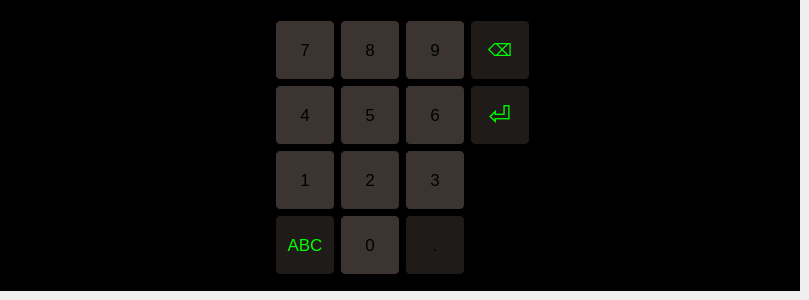
      <widget class="QWidget" name="page_10">
       <widget class="QFrame" name="frame_5">
        <property name="geometry">
         <rect>
          <x>0</x>
          <y>0</y>
          <width>800</width>
          <height>291</height>
         </rect>
        </property>
        <property name="font">
         <font>
          <weight>75</weight>
          <bold>true</bold>
         </font>
        </property>
        <property name="styleSheet">
         <string notr="true">QFrame { background-color:black; }</string>
        </property>
        <property name="frameShape">
         <enum>QFrame::StyledPanel</enum>
        </property>
        <property name="frameShadow">
         <enum>QFrame::Raised</enum>
        </property>
        <widget class="QPushButton" name="pushButton_114">
         <property name="geometry">
          <rect>
           <x>340</x>
           <y>20</y>
           <width>60</width>
           <height>60</height>
          </rect>
         </property>
         <property name="font">
          <font>
           <pointsize>13</pointsize>
          </font>
         </property>
         <property name="styleSheet">
          <string notr="true">QPushButton:pressed {
    background-color: qlineargradient(spread:pad, x1:0, y1:0, x2:0, y2:1,   stop:0 rgba(60, 186, 162, 255), stop:1 rgba(98, 211, 162, 255))
}
QPushButton {
     background-color:rgb(59,52,48); border: 1px solid black;
     border-radius: 5px;
}

QPushButton:disabled {
    background-color: rgb(170, 170, 127)
}</string>
         </property>
         <property name="text">
          <string>8</string>
         </property>
        </widget>
        <widget class="QPushButton" name="pushButton_115">
         <property name="geometry">
          <rect>
           <x>405</x>
           <y>20</y>
           <width>60</width>
           <height>60</height>
          </rect>
         </property>
         <property name="font">
          <font>
           <pointsize>13</pointsize>
          </font>
         </property>
         <property name="styleSheet">
          <string notr="true">QPushButton:pressed {
    background-color: qlineargradient(spread:pad, x1:0, y1:0, x2:0, y2:1,   stop:0 rgba(60, 186, 162, 255), stop:1 rgba(98, 211, 162, 255))
}
QPushButton {
     background-color:rgb(59,52,48); border: 1px solid black;
     border-radius: 5px;
}

QPushButton:disabled {
    background-color: rgb(170, 170, 127)
}</string>
         </property>
         <property name="text">
          <string>9</string>
         </property>
        </widget>
        <widget class="QPushButton" name="pushButton_116">
         <property name="geometry">
          <rect>
           <x>275</x>
           <y>20</y>
           <width>60</width>
           <height>60</height>
          </rect>
         </property>
         <property name="font">
          <font>
           <pointsize>13</pointsize>
          </font>
         </property>
         <property name="styleSheet">
          <string notr="true">QPushButton:pressed {
    background-color: qlineargradient(spread:pad, x1:0, y1:0, x2:0, y2:1,   stop:0 rgba(60, 186, 162, 255), stop:1 rgba(98, 211, 162, 255))
}
QPushButton {
     background-color:rgb(59,52,48); border: 1px solid black;
     border-radius: 5px;
}

QPushButton:disabled {
    background-color: rgb(170, 170, 127)
}</string>
         </property>
         <property name="text">
          <string>7</string>
         </property>
        </widget>
        <widget class="QPushButton" name="pushButton_123">
         <property name="geometry">
          <rect>
           <x>405</x>
           <y>85</y>
           <width>60</width>
           <height>60</height>
          </rect>
         </property>
         <property name="font">
          <font>
           <pointsize>13</pointsize>
          </font>
         </property>
         <property name="styleSheet">
          <string notr="true">QPushButton:pressed {
    background-color: qlineargradient(spread:pad, x1:0, y1:0, x2:0, y2:1,   stop:0 rgba(60, 186, 162, 255), stop:1 rgba(98, 211, 162, 255))
}
QPushButton {
     background-color:rgb(59,52,48); border: 1px solid black;
     border-radius: 5px;
}

QPushButton:disabled {
    background-color: rgb(170, 170, 127)
}</string>
         </property>
         <property name="text">
          <string>6</string>
         </property>
        </widget>
        <widget class="QPushButton" name="pushButton_125">
         <property name="geometry">
          <rect>
           <x>340</x>
           <y>85</y>
           <width>60</width>
           <height>60</height>
          </rect>
         </property>
         <property name="font">
          <font>
           <pointsize>13</pointsize>
          </font>
         </property>
         <property name="styleSheet">
          <string notr="true">QPushButton:pressed {
    background-color: qlineargradient(spread:pad, x1:0, y1:0, x2:0, y2:1,   stop:0 rgba(60, 186, 162, 255), stop:1 rgba(98, 211, 162, 255))
}
QPushButton {
     background-color:rgb(59,52,48); border: 1px solid black;
     border-radius: 5px;
}

QPushButton:disabled {
    background-color: rgb(170, 170, 127)
}</string>
         </property>
         <property name="text">
          <string>5</string>
         </property>
        </widget>
        <widget class="QPushButton" name="pushButton_128">
         <property name="geometry">
          <rect>
           <x>275</x>
           <y>85</y>
           <width>60</width>
           <height>60</height>
          </rect>
         </property>
         <property name="font">
          <font>
           <pointsize>13</pointsize>
          </font>
         </property>
         <property name="styleSheet">
          <string notr="true">QPushButton:pressed {
    background-color: qlineargradient(spread:pad, x1:0, y1:0, x2:0, y2:1,   stop:0 rgba(60, 186, 162, 255), stop:1 rgba(98, 211, 162, 255))
}
QPushButton {
     background-color:rgb(59,52,48); border: 1px solid black;
     border-radius: 5px;
}

QPushButton:disabled {
    background-color: rgb(170, 170, 127)
}</string>
         </property>
         <property name="text">
          <string>4</string>
         </property>
        </widget>
        <widget class="QPushButton" name="pushButton_134">
         <property name="geometry">
          <rect>
           <x>405</x>
           <y>150</y>
           <width>60</width>
           <height>60</height>
          </rect>
         </property>
         <property name="font">
          <font>
           <pointsize>13</pointsize>
          </font>
         </property>
         <property name="styleSheet">
          <string notr="true">QPushButton:pressed {
    background-color: qlineargradient(spread:pad, x1:0, y1:0, x2:0, y2:1,   stop:0 rgba(60, 186, 162, 255), stop:1 rgba(98, 211, 162, 255))
}
QPushButton {
     background-color:rgb(59,52,48); border: 1px solid black;
     border-radius: 5px;
}

QPushButton:disabled {
    background-color: rgb(170, 170, 127)
}</string>
         </property>
         <property name="text">
          <string>3</string>
         </property>
        </widget>
        <widget class="QPushButton" name="pushButton_138">
         <property name="geometry">
          <rect>
           <x>275</x>
           <y>150</y>
           <width>60</width>
           <height>60</height>
          </rect>
         </property>
         <property name="font">
          <font>
           <pointsize>13</pointsize>
          </font>
         </property>
         <property name="styleSheet">
          <string notr="true">QPushButton:pressed {
    background-color: qlineargradient(spread:pad, x1:0, y1:0, x2:0, y2:1,   stop:0 rgba(60, 186, 162, 255), stop:1 rgba(98, 211, 162, 255))
}
QPushButton {
     background-color:rgb(59,52,48); border: 1px solid black;
     border-radius: 5px;
}

QPushButton:disabled {
    background-color: rgb(170, 170, 127)
}</string>
         </property>
         <property name="text">
          <string>1</string>
         </property>
        </widget>
        <widget class="QPushButton" name="pushButton_140">
         <property name="geometry">
          <rect>
           <x>340</x>
           <y>150</y>
           <width>60</width>
           <height>60</height>
          </rect>
         </property>
         <property name="font">
          <font>
           <pointsize>13</pointsize>
          </font>
         </property>
         <property name="styleSheet">
          <string notr="true">QPushButton:pressed {
    background-color: qlineargradient(spread:pad, x1:0, y1:0, x2:0, y2:1,   stop:0 rgba(60, 186, 162, 255), stop:1 rgba(98, 211, 162, 255))
}
QPushButton {
     background-color:rgb(59,52,48); border: 1px solid black;
     border-radius: 5px;
}

QPushButton:disabled {
    background-color: rgb(170, 170, 127)
}</string>
         </property>
         <property name="text">
          <string>2</string>
         </property>
        </widget>
        <widget class="QPushButton" name="pushButton_139">
         <property name="geometry">
          <rect>
           <x>275</x>
           <y>215</y>
           <width>60</width>
           <height>60</height>
          </rect>
         </property>
         <property name="font">
          <font>
           <pointsize>13</pointsize>
          </font>
         </property>
         <property name="styleSheet">
          <string notr="true">QPushButton:pressed {
    background-color: qlineargradient(spread:pad, x1:0, y1:0, x2:0, y2:1,   stop:0 rgba(60, 186, 162, 255), stop:1 rgba(98, 211, 162, 255))
}
QPushButton {
     background-color:rgb(31,27,24); border: 1px solid black;
     border-radius: 5px;
color:rgb(0, 255, 0)
}

QPushButton:disabled {
    background-color: rgb(170, 170, 127)
}</string>
         </property>
         <property name="text">
          <string>ABC</string>
         </property>
        </widget>
        <widget class="QPushButton" name="pushButton_136">
         <property name="geometry">
          <rect>
           <x>470</x>
           <y>85</y>
           <width>60</width>
           <height>60</height>
          </rect>
         </property>
         <property name="font">
          <font>
           <pointsize>20</pointsize>
          </font>
         </property>
         <property name="styleSheet">
          <string notr="true">QPushButton:pressed {
    background-color: qlineargradient(spread:pad, x1:0, y1:0, x2:0, y2:1,   stop:0 rgba(60, 186, 162, 255), stop:1 rgba(98, 211, 162, 255))
}
QPushButton {
     background-color:rgb(31,27,24); border: 1px solid black;
     border-radius: 5px;
color:rgb(0, 255, 0)
}

QPushButton:disabled {
    background-color: rgb(170, 170, 127)
}</string>
         </property>
         <property name="text">
          <string>⏎</string>
         </property>
        </widget>
        <widget class="QPushButton" name="pushButton_141">
         <property name="geometry">
          <rect>
           <x>340</x>
           <y>215</y>
           <width>60</width>
           <height>60</height>
          </rect>
         </property>
         <property name="font">
          <font>
           <pointsize>13</pointsize>
          </font>
         </property>
         <property name="styleSheet">
          <string notr="true">QPushButton:pressed {
    background-color: qlineargradient(spread:pad, x1:0, y1:0, x2:0, y2:1,   stop:0 rgba(60, 186, 162, 255), stop:1 rgba(98, 211, 162, 255))
}
QPushButton {
     background-color:rgb(59,52,48); border: 1px solid black;
     border-radius: 5px;
}

QPushButton:disabled {
    background-color: rgb(170, 170, 127)
}</string>
         </property>
         <property name="text">
          <string>0</string>
         </property>
        </widget>
        <widget class="QPushButton" name="pushButton_137">
         <property name="geometry">
          <rect>
           <x>405</x>
           <y>215</y>
           <width>60</width>
           <height>60</height>
          </rect>
         </property>
         <property name="font">
          <font>
           <pointsize>13</pointsize>
          </font>
         </property>
         <property name="styleSheet">
          <string notr="true">QPushButton:pressed {
    background-color: qlineargradient(spread:pad, x1:0, y1:0, x2:0, y2:1,   stop:0 rgba(60, 186, 162, 255), stop:1 rgba(98, 211, 162, 255))
}
QPushButton {
     background-color:rgb(31,27,24); border: 1px solid black;
     border-radius: 5px;
}

QPushButton:disabled {
    background-color: rgb(170, 170, 127)
}</string>
         </property>
         <property name="text">
          <string>.</string>
         </property>
        </widget>
        <widget class="QPushButton" name="pushButton_109">
         <property name="geometry">
          <rect>
           <x>470</x>
           <y>20</y>
           <width>60</width>
           <height>60</height>
          </rect>
         </property>
         <property name="font">
          <font>
           <pointsize>13</pointsize>
          </font>
         </property>
         <property name="styleSheet">
          <string notr="true">QPushButton:pressed {
    background-color: qlineargradient(spread:pad, x1:0, y1:0, x2:0, y2:1,   stop:0 rgba(60, 186, 162, 255), stop:1 rgba(98, 211, 162, 255))
}
QPushButton {
     background-color:rgb(31,27,24); border: 1px solid black;
     border-radius: 5px;
color:rgb(0, 255, 0)
}

QPushButton:disabled {
    background-color: rgb(170, 170, 127)
}</string>
         </property>
         <property name="text">
          <string>⌫</string>
         </property>
        </widget>
       </widget>
      </widget>
